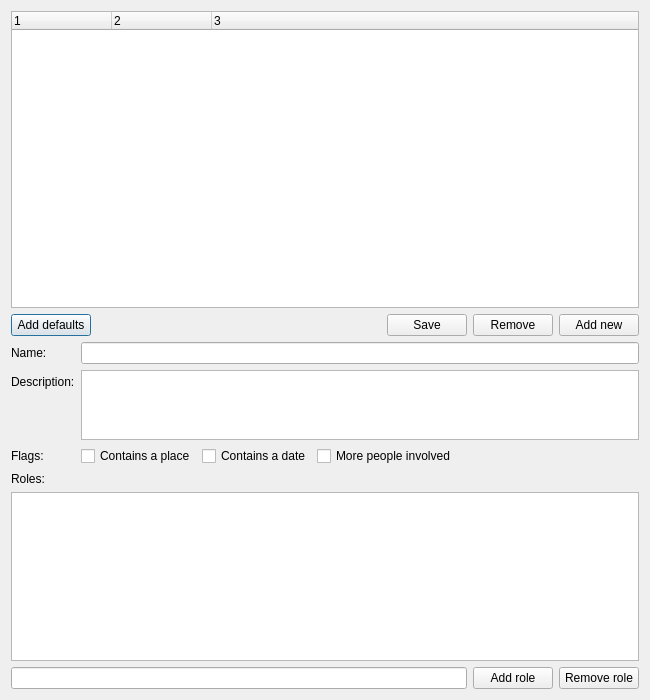
<?xml version="1.0" encoding="UTF-8"?>
<ui version="4.0">
 <class>EventTamplatesDialog</class>
 <widget class="QDialog" name="EventTamplatesDialog">
  <property name="geometry">
   <rect>
    <x>0</x>
    <y>0</y>
    <width>650</width>
    <height>700</height>
   </rect>
  </property>
  <property name="windowTitle">
   <string>Event tempaltes editor</string>
  </property>
  <property name="windowIcon">
   <iconset resource="resources.qrc">
    <normaloff>:/resources/appIcon.svg</normaloff>:/resources/appIcon.svg</iconset>
  </property>
  <layout class="QVBoxLayout" name="verticalLayout_3" stretch="7,1,0,4,0">
   <item>
    <widget class="QTreeWidget" name="templateWidget">
     <property name="sizeAdjustPolicy">
      <enum>QAbstractScrollArea::AdjustToContents</enum>
     </property>
     <property name="alternatingRowColors">
      <bool>true</bool>
     </property>
     <property name="selectionMode">
      <enum>QAbstractItemView::SingleSelection</enum>
     </property>
     <property name="horizontalScrollMode">
      <enum>QAbstractItemView::ScrollPerItem</enum>
     </property>
     <property name="columnCount">
      <number>3</number>
     </property>
     <column>
      <property name="text">
       <string notr="true">1</string>
      </property>
     </column>
     <column>
      <property name="text">
       <string notr="true">2</string>
      </property>
     </column>
     <column>
      <property name="text">
       <string notr="true">3</string>
      </property>
     </column>
    </widget>
   </item>
   <item>
    <layout class="QVBoxLayout" name="verticalLayout">
     <item>
      <layout class="QHBoxLayout" name="horizontalLayout">
       <item>
        <widget class="QPushButton" name="addDefaults">
         <property name="text">
          <string>Add defaults</string>
         </property>
         <property name="icon">
          <iconset resource="resources.qrc">
           <normaloff>:/resources/event.svg</normaloff>:/resources/event.svg</iconset>
         </property>
        </widget>
       </item>
       <item>
        <spacer name="horizontalSpacer">
         <property name="orientation">
          <enum>Qt::Horizontal</enum>
         </property>
         <property name="sizeHint" stdset="0">
          <size>
           <width>40</width>
           <height>20</height>
          </size>
         </property>
        </spacer>
       </item>
       <item>
        <widget class="QPushButton" name="saveButton">
         <property name="text">
          <string>Save</string>
         </property>
         <property name="icon">
          <iconset resource="resources.qrc">
           <normaloff>:/resources/save.svg</normaloff>:/resources/save.svg</iconset>
         </property>
        </widget>
       </item>
       <item>
        <widget class="QPushButton" name="removeButton">
         <property name="text">
          <string>Remove</string>
         </property>
         <property name="icon">
          <iconset resource="resources.qrc">
           <normaloff>:/resources/trash.svg</normaloff>:/resources/trash.svg</iconset>
         </property>
        </widget>
       </item>
       <item>
        <widget class="QPushButton" name="addNewButton">
         <property name="text">
          <string>Add new</string>
         </property>
         <property name="icon">
          <iconset resource="resources.qrc">
           <normaloff>:/resources/plus.svg</normaloff>:/resources/plus.svg</iconset>
         </property>
        </widget>
       </item>
      </layout>
     </item>
     <item>
      <layout class="QFormLayout" name="formLayout">
       <item row="0" column="0">
        <widget class="QLabel" name="titleLabel">
         <property name="text">
          <string>Name:</string>
         </property>
        </widget>
       </item>
       <item row="0" column="1">
        <widget class="QLineEdit" name="titleEdit"/>
       </item>
       <item row="1" column="0">
        <widget class="QLabel" name="descriptionLabel">
         <property name="text">
          <string>Description:</string>
         </property>
        </widget>
       </item>
       <item row="1" column="1">
        <widget class="QTextEdit" name="descriptionEdit"/>
       </item>
       <item row="2" column="0">
        <widget class="QLabel" name="flagsLabel">
         <property name="text">
          <string>Flags:</string>
         </property>
        </widget>
       </item>
       <item row="2" column="1">
        <layout class="QHBoxLayout" name="horizontalLayout_4">
         <item>
          <widget class="QCheckBox" name="containsPlace">
           <property name="text">
            <string>Contains a place</string>
           </property>
          </widget>
         </item>
         <item>
          <widget class="QCheckBox" name="containsDate">
           <property name="text">
            <string>Contains a date</string>
           </property>
          </widget>
         </item>
         <item>
          <widget class="QCheckBox" name="hasMorePeople">
           <property name="text">
            <string>More people involved</string>
           </property>
          </widget>
         </item>
         <item>
          <spacer name="horizontalSpacer_2">
           <property name="orientation">
            <enum>Qt::Horizontal</enum>
           </property>
           <property name="sizeHint" stdset="0">
            <size>
             <width>40</width>
             <height>20</height>
            </size>
           </property>
          </spacer>
         </item>
        </layout>
       </item>
      </layout>
     </item>
    </layout>
   </item>
   <item>
    <widget class="QLabel" name="label">
     <property name="text">
      <string>Roles:</string>
     </property>
    </widget>
   </item>
   <item>
    <widget class="QListWidget" name="roleWidget">
     <property name="alternatingRowColors">
      <bool>true</bool>
     </property>
    </widget>
   </item>
   <item>
    <layout class="QHBoxLayout" name="horizontalLayout_2" stretch="1">
     <item>
      <layout class="QHBoxLayout" name="horizontalLayout_3">
       <item>
        <widget class="QLineEdit" name="roleEdit"/>
       </item>
       <item>
        <widget class="QPushButton" name="addRoleButton">
         <property name="text">
          <string>Add role</string>
         </property>
         <property name="icon">
          <iconset resource="resources.qrc">
           <normaloff>:/resources/plus.svg</normaloff>:/resources/plus.svg</iconset>
         </property>
        </widget>
       </item>
       <item>
        <widget class="QPushButton" name="removeRoleButton">
         <property name="text">
          <string>Remove role</string>
         </property>
         <property name="icon">
          <iconset resource="resources.qrc">
           <normaloff>:/resources/minus.svg</normaloff>:/resources/minus.svg</iconset>
         </property>
        </widget>
       </item>
      </layout>
     </item>
    </layout>
   </item>
  </layout>
  <action name="actionSave">
   <property name="text">
    <string>Save</string>
   </property>
   <property name="shortcut">
    <string>Ctrl+S</string>
   </property>
  </action>
 </widget>
 <resources>
  <include location="resources.qrc"/>
 </resources>
 <connections/>
</ui>
